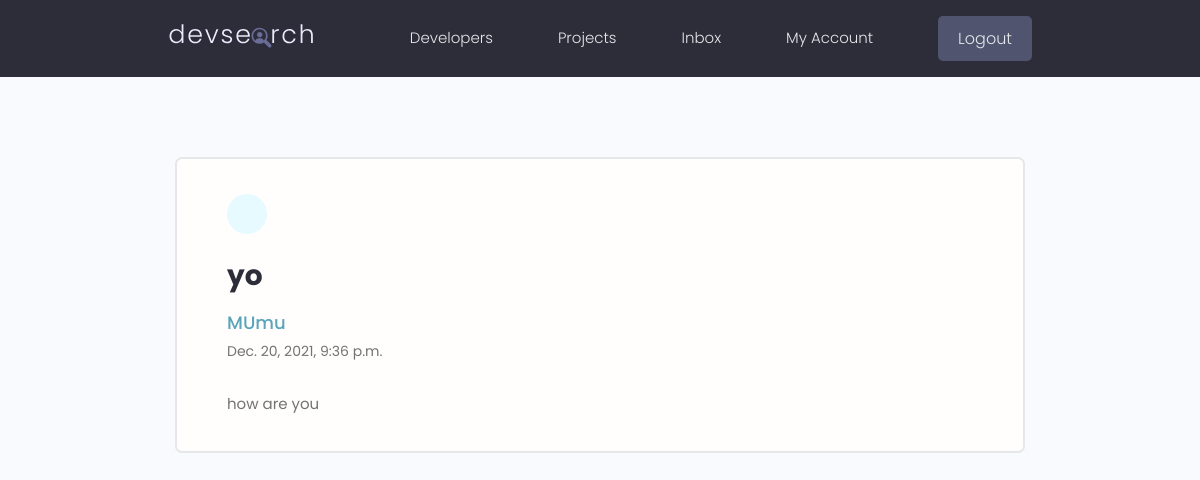
The page /message/c0b73f48-9889-453c-a1a2-adfa7342e0c7/ (signed in) on the database as committed earlier.
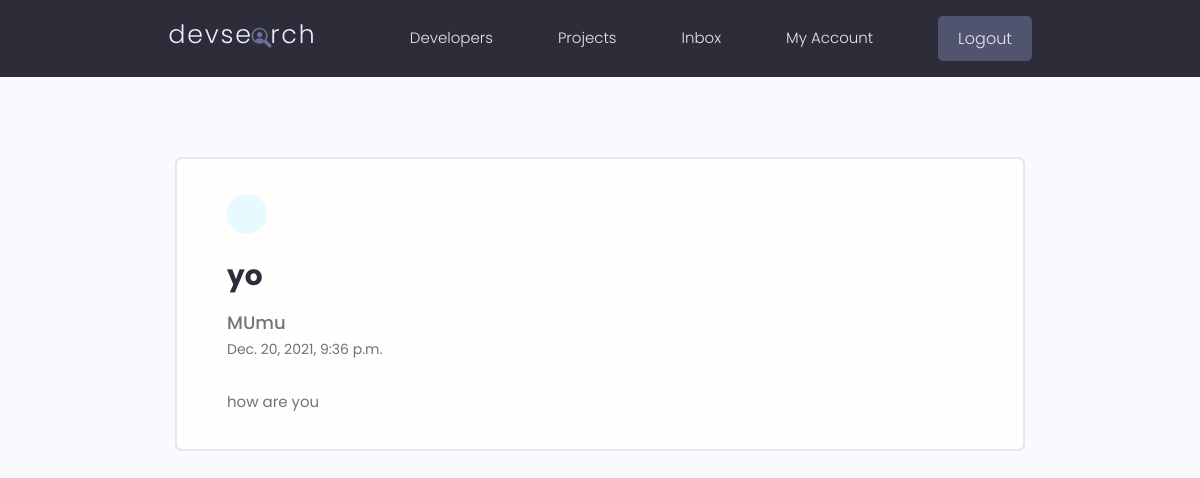
The same page on the database as committed later.
### users/models.py (models this page shows, shortened)
class Message(models.Model):
    sender = models.ForeignKey(Profile, on_delete=models.SET_NULL, null=True, blank=True)
    recipient = models.ForeignKey(Profile, on_delete=models.SET_NULL, null=True, blank=True, related_name="messages")
    name = models.CharField(max_length=200, null=True, blank=True)
    email = models.CharField(max_length=200, null=True, blank=True)
    subject = models.CharField(max_length=200, null=True, blank=True)
    body = models.TextField()
    is_read = models.BooleanField(default=False, null=True)
    created = models.DateTimeField(auto_now_add=True)
    id = models.UUIDField(default=uuid.uuid4, unique=True, primary_key=True, editable=False)
    class Meta:
        ordering = ['is_read', '-created']

### users/views.py (the view)
# urls.py: path('message/<str:pk>/', views.viewMessage, name="message"),
@login_required(login_url='login')
def viewMessage(request, pk):
    profile = request.user.profile
    message = profile.messages.get(id=pk)
    if message.is_read == False:
        message.is_read = True
        message.save()
    context = {'message': message }
    return render(request, 'users/message.html', context)

### users/templates/users/message.html (shortened to what this page needs)
{% extends 'main.html' %}
{% block content %}
  <main class="messagePage my-xl">
    <div class="content-box">
      <div class="message">
        <a class="backButton" href="{%  url 'inbox' %}"></a>
        <h2 class="message__subject">{{ message.subject }}</h2>
          {% if message.sender %}
          <a href="{% url 'user-profile' message.sender.id %}" class="message__author">{{ message.name }}</a>
          {% else %}
          <p class="message__author">{{ message.name }}</p>
          {% endif %}
          <p class="message__date">{{ message.created }}</p>
          <div class="message__body">
            {{message.body|linebreaksbr}}
          </div>
      </div>
    </div>
  </main>
{% endblock content %}

Rows that differ between the two databases and show on the page:
changed Message "yo": sender_id "e7d3beb7d499477c9eb9b11179f6bcc8" → empty (drawn)
